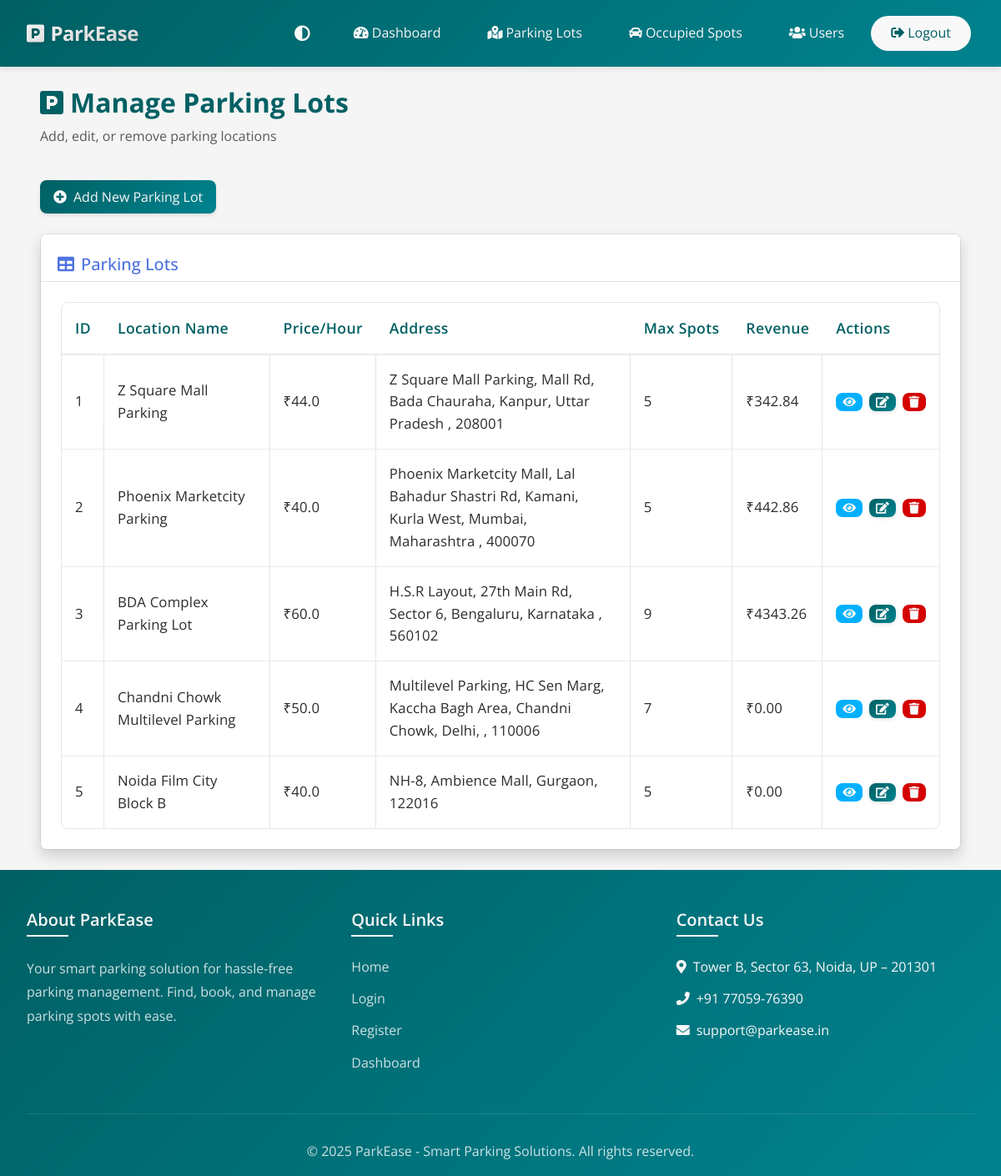
The page /admin/parking_lots (signed in) on the database its author committed.
### models.py (models this page shows, shortened)
class ParkingLot(db.Model):
    __tablename__ = 'parking_lots'
    id = db.Column(db.Integer, primary_key=True)
    prime_location_name = db.Column(db.String(100), nullable=False)
    price = db.Column(db.Float, nullable=False)  # Price per hour
    address = db.Column(db.String(200), nullable=False)
    pincode = db.Column(db.String(10), nullable=False)
    max_spots = db.Column(db.Integer, nullable=False)
    created_at = db.Column(db.DateTime, default=datetime.utcnow)
    spots = db.relationship('ParkingSpot', backref='parking_lot', lazy=True, cascade='all, delete-orphan')

### app.py (the view, shortened to what this page needs)
@app.route('/admin/parking_lots', methods=['GET', 'POST'])
@login_required
def admin_parking_lots():
    if session.get('user_type') != 'admin':
        flash('Access denied', 'danger')
        return redirect(url_for('index'))
    form = ParkingLotForm()
    parking_lots = ParkingLot.query.all()
    lot_revenues = {}
    for lot in parking_lots:
        lot_revenue = db.session.query(func.sum(Reservation.parking_cost))\
            .join(ParkingSpot, Reservation.spot_id == ParkingSpot.id)\
            .filter(ParkingSpot.lot_id == lot.id, Reservation.leaving_timestamp.isnot(None)).scalar() or 0.0
        lot_revenues[lot.id] = lot_revenue
    return render_template('admin_parking_lots.html', form=form, parking_lots=parking_lots, lot_revenues=lot_revenues)

### app.py (called while the page is built)
@login_manager.user_loader
def load_user(user_id):
    if session.get('user_type') == 'admin':
        return Admin.query.get(int(user_id))
    return User.query.get(int(user_id))

### templates/admin_parking_lots.html (shortened to what this page needs)
{% extends 'base.html' %}
{% block content %}
<div class="container-fluid px-4 px-md-5 py-4">
    <div class="row mb-4">
        <div class="col-12">
            <h2 class="fw-bold mb-2" style="color: var(--primary-color);">
                <i class="fas fa-parking me-2"></i>Manage Parking Lots
            </h2>
            <p class="text-muted dark-mode-text">Add, edit, or remove parking locations</p>
        </div>
    </div>
    <div class="row mb-4">
        <div class="col-12">
            <button type="button" class="btn btn-primary" data-bs-toggle="modal" data-bs-target="#addParkingLotModal">
                <i class="fas fa-plus-circle me-2"></i>Add New Parking Lot
            </button>
        </div>
    </div>
    <div class="row">
        <div class="col-12">
            <div class="card bg-white dark-mode-card rounded shadow">
                <div class="card-header bg-white dark-mode-card border-bottom pt-4 pb-2">
                    <h5 class="mb-0 text-primary dark-mode-text">
                        <i class="fas fa-table me-2"></i>Parking Lots
                    </h5>
                </div>
                <div class="card-body p-4">
                    <div class="table-responsive">
                        <table class="table admin-table" id="dataTable" width="100%" cellspacing="0">
                            <thead>
                                <tr>
                                    <th class="dark-mode-text">ID</th>
                                    <th class="dark-mode-text">Location Name</th>
                                    <th class="dark-mode-text">Price/Hour</th>
                                    <th class="dark-mode-text">Address</th>
                                    <th class="dark-mode-text">Max Spots</th>
                                    <th class="dark-mode-text">Revenue</th>
                                    <th class="dark-mode-text">Actions</th>
                                </tr>
                            </thead>
                            <tbody>
                                {% for lot in parking_lots %}
                                <tr>
                                    <td class="dark-mode-text">{{ lot.id }}</td>
                                    <td class="dark-mode-text">{{ lot.prime_location_name }}</td>
                                    <td class="dark-mode-text">₹{{ lot.price }}</td>
                                    <td class="dark-mode-text">{{ lot.address }}, {{ lot.pincode }}</td>
                                    <td class="dark-mode-text">{{ lot.max_spots }}</td>
                                    <td class="dark-mode-text">₹{{ '%.2f' % lot_revenues[lot.id] }}</td>
                                    <td>
                                        <div class="action-buttons">
                                            <button type="button" class="btn btn-sm btn-info btn-action"
                                                    data-bs-toggle="modal"
                                                    data-bs-target="#checkSpotsModal{{ lot.id }}"
                                                    title="Check Spots Status">
                                                <i class="fas fa-eye"></i>
                                            </button>
                                            <button type="button" class="btn btn-sm btn-primary btn-action"
                                                    data-bs-toggle="modal"
                                                    data-bs-target="#editParkingLotModal{{ lot.id }}"
                                                    title="Edit Parking Lot">
                                                <i class="fas fa-edit"></i>
                                            </button>
                                            <button type="button" class="btn btn-sm btn-danger btn-action"
                                                    data-bs-toggle="modal"
                                                    data-bs-target="#deleteModal{{ lot.id }}"
                                                    title="Delete Parking Lot">
                                                <i class="fas fa-trash"></i>
                                            </button>
                                        </div>
                                    </td>
                                </tr>
                                {% endfor %}
                            </tbody>
                        </table>
                    </div>
                </div>
            </div>
        </div>
    </div>
</div>
{% endblock %}

### templates/base.html (shortened to what this page needs)
<!DOCTYPE html>
<html lang="en">
<head>
    <link href="https://cdn.jsdelivr.net/npm/bootstrap@5.3.0-alpha1/dist/css/bootstrap.min.css" rel="stylesheet">
    <link rel="stylesheet" href="https://cdn.jsdelivr.net/npm/bootstrap-icons@1.11.3/font/bootstrap-icons.min.css">
    <link rel="stylesheet" href="https://cdnjs.cloudflare.com/ajax/libs/font-awesome/5.15.4/css/all.min.css">
    <link rel="stylesheet" href="{{ url_for('static', filename='css/style.css') }}">
    <link rel="stylesheet" href="{{ url_for('static', filename='css/admin.css') }}">
</head>
<body>
    <nav class="navbar navbar-expand-lg navbar-dark sticky-top">
        <div class="container">
            <a class="navbar-brand" href="{{ url_for('index') }}">
                <i class="fas fa-parking"></i>
                ParkEase
            </a>
            <div class="collapse navbar-collapse" id="navbarNav">
                <ul class="navbar-nav ms-auto align-items-center">
                    <li class="nav-item me-3">
                        <button class="theme-toggle" id="themeToggle" title="Toggle Dark Mode">
                            <i class="fas fa-adjust"></i>
                        </button>
                    </li>
                    {% if current_user.is_authenticated %}
                        {% if session.get('user_type') == 'admin' %}
                            <li class="nav-item">
                                <a class="nav-link px-3" href="{{ url_for('admin_dashboard') }}">
                                    <i class="fas fa-tachometer-alt me-1"></i>Dashboard
                                </a>
                            </li>
                            <li class="nav-item">
                                <a class="nav-link px-3" href="{{ url_for('admin_parking_lots') }}">
                                    <i class="fas fa-map-marked-alt me-1"></i>Parking Lots
                                </a>
                            </li>
                            <li class="nav-item">
                                <a class="nav-link px-3" href="{{ url_for('admin_occupied_spots') }}">
                                    <i class="fas fa-car me-1"></i>Occupied Spots
                                </a>
                            </li>
                            <li class="nav-item">
                                <a class="nav-link px-3" href="{{ url_for('admin_users') }}">
                                    <i class="fas fa-users me-1"></i>Users
                                </a>
                            </li>
                            <li class="nav-item">
                                <a class="nav-link px-3" href="{{ url_for('logout') }}">
                                    <i class="fas fa-sign-out-alt me-1"></i>Logout
                                </a>
                            </li>
                        {% endif %}
                    {% endif %}
                </ul>
            </div>
        </div>
    </nav>
    <div class="main-content">
        {% block content %}{% endblock %}
    </div>
    <footer class="footer">
        <div class="container">
            <div class="footer-content">
                <div class="footer-section">
                    <h5>About ParkEase</h5>
                    <p>Your smart parking solution for hassle-free parking management. Find, book, and manage parking spots with ease.</p>
                </div>
                <div class="footer-section">
                    <h5>Quick Links</h5>
                    <ul>
                        <li><a href="{{ url_for('index') }}">Home</a></li>
                        <li><a href="{{ url_for('login') }}">Login</a></li>
                        <li><a href="{{ url_for('register') }}">Register</a></li>
                        {% if current_user.is_authenticated %}
                            <li><a href="{{ url_for('user_dashboard' if session.get('user_type') == 'user' else 'admin_dashboard') }}">Dashboard</a></li>
                        {% endif %}
                    </ul>
                </div>
                <div class="footer-section">
                    <h5>Contact Us</h5>
                    <ul>
                        <li><i class="fas fa-map-marker-alt me-2"></i>Tower B, Sector 63, Noida, UP – 201301</li>
                        <li><i class="fas fa-phone me-2"></i>+91 77059-76390</li>
                        <li><i class="fas fa-envelope me-2"></i>support@parkease.in</li>
                    </ul>
                </div>
            </div>
            <div class="copyright">
                <p class="mb-0">&copy; 2025 ParkEase - Smart Parking Solutions. All rights reserved.</p>
            </div>
        </div>
    </footer>
</body>
</html>

### static/css/admin.css (style rules this page uses)
body { font-family: 'Open Sans', sans-serif; }
.admin-table { width: 100%; margin-bottom: 0; border-collapse: separate; border-spacing: 0; }
.admin-table th { font-weight: 600; color: var(--text-color); background: var(--light-bg); white-space: nowrap; padding: 1rem 0.75rem; letter-spacing: 0.02em; font-size: 1.1rem; border-bottom: 2px solid var(--border-color); }
.admin-table td { vertical-align: middle; padding: 1rem 0.75rem; font-size: 1.05rem; letter-spacing: 0.01em; color: var(--text-color); border-bottom: 1px solid var(--border-color); }
.admin-table tbody tr:last-child td { border-bottom: none; }
.admin-table .action-buttons { display: flex; gap: 0.5rem; }
.admin-table .btn-action { padding: 0.25rem 0.5rem; font-size: 0.875rem; display: inline-flex; align-items: center; justify-content: center; border-radius: var(--border-radius); }

### templates/base.html (style rules this page uses)
:root { --primary-color: #006064; --secondary-color: #00838F; --accent-color: #0039d4; --text-color: #2c2c2c; --text-muted: #4a4a4a; --border-color: #d0d0d0; --card-bg: #ffffff; --input-bg: #f0f0f0; --hover-color: #004D40; --success-color: #00C853; --danger-color: #D50000; --warning-color: #FFD600; --info-color: #00B0FF; --light-text: #4a4a4a; --white: #f8f8f8; --light-bg: #f5f5f5; --border-radius: 8px; --box-shadow: 0 4px 6px rgba(0, 0, 0, 0.08); --body-bg: #f5f5f5; --table-bg: #ffffff; --table-hover: #f8f8f8; }
body { font-family: 'Open Sans', sans-serif; min-height: 100vh; display: flex; flex-direction: column; color: var(--text-color); line-height: 1.6; background-color: var(--body-bg); }
.card, .dashboard-card, .parking-lot-card .card, .modal-content, .table, .form-control, .btn { transition: none; }
.navbar { background: linear-gradient(135deg, var(--primary-color) 0%, var(--secondary-color) 100%); padding: 1rem 0; box-shadow: var(--box-shadow); }
.navbar .nav-link { border-radius: 50px; padding: 0.5rem 1.5rem !important; transition: all 0.3s ease; margin: 0 0.25rem; }
.navbar .nav-item:last-child .nav-link { background-color: var(--white); color: var(--primary-color) !important; }
.container { max-width: 1400px; padding: 0 2rem; }
.card { background-color: var(--card-bg); border: 1px solid rgba(0, 0, 0, 0.08); box-shadow: var(--box-shadow); }
.card-header { background-color: var(--card-bg); border-bottom: 1px solid rgba(0, 0, 0, 0.08); padding: 1rem 1.25rem; }
.card-body { background-color: var(--card-bg); padding: 1.25rem; }
.table { background-color: var(--table-bg); color: var(--text-color); }
.table th { color: var(--primary-color); font-weight: 600; background-color: var(--table-bg); border-bottom: 2px solid rgba(0, 0, 0, 0.08); }
.table td { border-bottom: 1px solid rgba(0, 0, 0, 0.08); }
.theme-toggle { background: none; border: none; color: var(--white); font-size: 1.2rem; cursor: pointer; padding: 0.5rem; }
.footer { background: linear-gradient(135deg, var(--primary-color) 0%, var(--secondary-color) 100%); color: var(--white); padding: 3rem 0 1rem; margin-top: auto; }
.footer-content { display: flex; justify-content: space-between; align-items: flex-start; flex-wrap: wrap; gap: 2rem; }
.footer-section { flex: 1; min-width: 250px; }
.footer-section h5 { font-weight: 600; margin-bottom: 1.5rem; position: relative; padding-bottom: 0.5rem; }
.footer-section h5::after { content: ''; position: absolute; bottom: 0; left: 0; width: 50px; height: 2px; background: var(--white); }
.footer-section p { color: rgba(255, 255, 255, 0.8); line-height: 1.8; }
.footer-section ul { list-style: none; padding: 0; }
.footer-section ul li { margin-bottom: 0.8rem; }
.footer-section ul li a { color: rgba(255, 255, 255, 0.8); text-decoration: none; transition: var(--transition); display: inline-block; }
.copyright { text-align: center; padding-top: 2rem; margin-top: 2rem; border-top: 1px solid rgba(255, 255, 255, 0.1); color: rgba(255, 255, 255, 0.8); }
.btn { transition: var(--transition); }
.btn-primary { background: linear-gradient(135deg, var(--primary-color) 0%, var(--secondary-color) 100%); border: none; box-shadow: 0 2px 4px rgba(0, 0, 0, 0.1); }
.navbar-brand { font-family: 'Open Sans', sans-serif; font-weight: 700; font-size: 1.5rem; letter-spacing: -0.5px; background: linear-gradient(135deg, #ffffff 0%, #e0e0e0 100%); -webkit-background-clip: text; -webkit-text-fill-color: transparent; text-shadow: 2px 2px 4px rgba(0, 0, 0, 0.1); transition: all 0.3s ease; display: flex; align-items: center; gap: 0.5rem; }
.navbar-brand i { font-size: 1.5rem; color: #ffffff; }

### rows shown on the page
ParkingLot: id "1", prime_location_name "Z Square Mall Parking", price "44.0", address "Z Square Mall Parking, Mall Rd, Bada Chauraha, Kanpur, Uttar Pradesh", pincode "208001", max_spots "5", id "342.84"
ParkingLot: id "2", prime_location_name "Phoenix Marketcity Parking", price "40.0", address "Phoenix Marketcity Mall, Lal Bahadur Shastri Rd, Kamani, Kurla West, Mumbai, Maharashtra", pincode "400070", max_spots "5", id "442.86"
ParkingLot: id "3", prime_location_name "BDA Complex Parking Lot", price "60.0", address "H.S.R Layout, 27th Main Rd, Sector 6, Bengaluru, Karnataka", pincode "560102", max_spots "9", id "4343.26"
ParkingLot: id "4", prime_location_name "Chandni Chowk Multilevel Parking", price "50.0", address "Multilevel Parking, HC Sen Marg, Kaccha Bagh Area, Chandni Chowk, Delhi,", pincode "110006", max_spots "7", id "0.00"
ParkingLot: id "5", prime_location_name "Noida Film City Block B", price "40.0", address "NH-8, Ambience Mall, Gurgaon", pincode "122016", max_spots "5", id "0.00"
